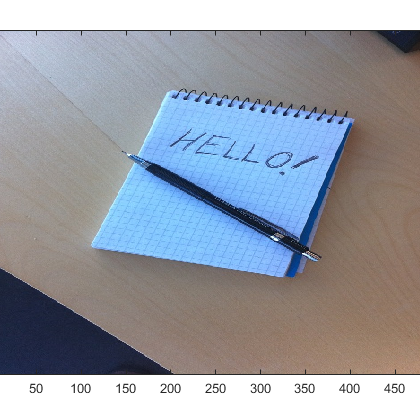
%> input picture home_works/Q13_a/img2.png, 420 x 420 px
$ octave Q13_a.m   (GNU Octave 9; MATLAB toolbox functions it lacks are replaced by stand-ins)
%> lines starting %> are read from the running program, lines starting %| are printed output that depends on the picture; in (x1, y1, x2, y2) boxes, pixels count from 0 and x2, y2 are one past the last pixel; in counts of white or black regions, pixels touching at a corner belong together; the program's own positions count from 1
a=rgb2gray(imread('img2.png'));
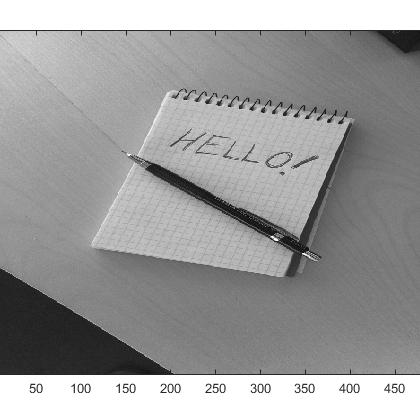
%> a: size 420x420 uint8; min 7, max 255, mean 156.5
figure,imshow(a);
    q=3;
    b=padarray(a,[floor(q/2) floor(q/2)],'replicate','both');
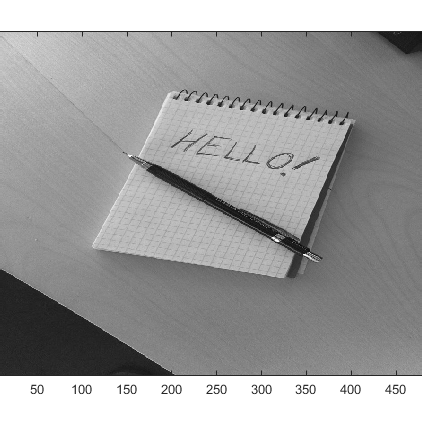
%> b: size 422x422 uint8; min 7, max 255, mean 156.9
    c=[-1,-1,-1;0,0,0;1,1,1];
    [len_x,len_y]=size(a);
%> len_x = 420; len_y = 420
    for i = 1:len_x
        for j=1:len_y
           temp(i+floor(q/2),j+floor(q/2))=trace((c*double(b(i:i+q-1,j:j+q-1))));
        end
    end
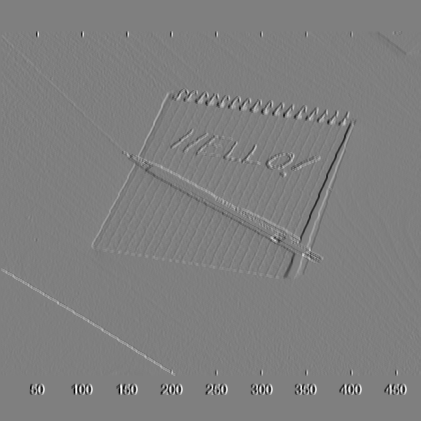
%> temp: size 421x421 double; min -585, max 585, mean -0.1; drawn with min black and max white
    b=temp(1+floor(q/2):len_x+floor(q/2),1+floor(q/2):len_y+floor(q/2));
%> b: size 420x420 double
    q=3;
    b2=padarray(a,[floor(q/2) floor(q/2)],'replicate','both');
    c=[-1,0,1;-1,0,1;-1,0,1];
    [len_x,len_y]=size(a);
    for i = 1:len_x
        for j=1:len_y
           temp(i+floor(q/2),j+floor(q/2))=trace((c*double(b2(i:i+q-1,j:j+q-1))));
        end
    end
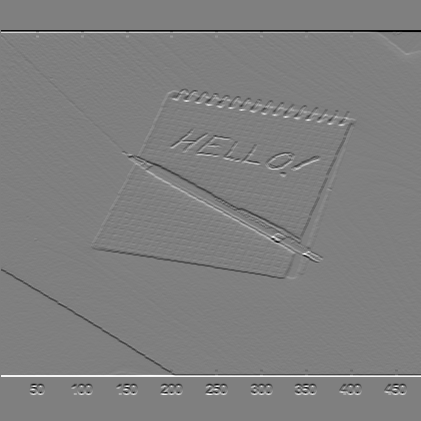
%> temp: size 421x421 double; min -692, max 694, mean 0; drawn with min black and max white
    b2=temp(1+floor(q/2):len_x+floor(q/2),1+floor(q/2):len_y+floor(q/2));
    temp2=zeros(i,j);
    final=sqrt(double( (b .* b) + (b2 .* b2) ))/2;
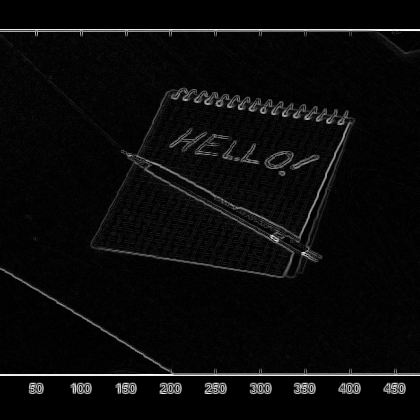
%> final: size 420x420 double; min 0, max 347, mean 14.5; drawn with min black and max white
    figure,imshow(final);
%> after `imshow(final)`:
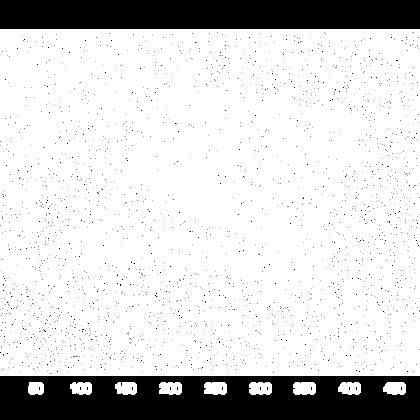
%> displayed picture: size 420x420, on the screen's scale of 0 to 255; min 0, max 255, mean 212.2
    [len_x,len_y]=size(final);
    for i = 1:len_x
        for j=1:len_y
            if final(i,j)> 15 %65 for best , 150 for high, 15 for low
                temp2(i,j)=1;
            else
                temp2(i,j)=0;
            end
        end
    end
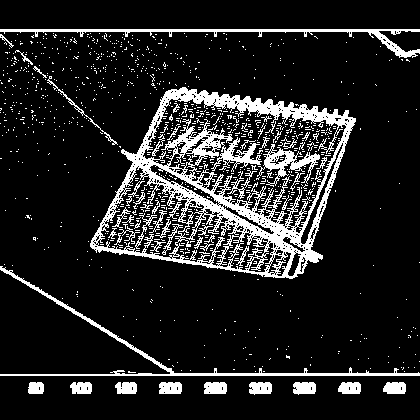
%> temp2: size 420x420 double; values 0 (black) and 1 (white), 13.8% white; 980 white regions (923 under 20 px), largest, box (x1, y1, x2, y2) and area: (90, 87, 356, 279) 13271, (0, 266, 420, 376) 1947, (0, 29, 420, 58) 1733
    final=temp2;
    figure,imshow(final);
